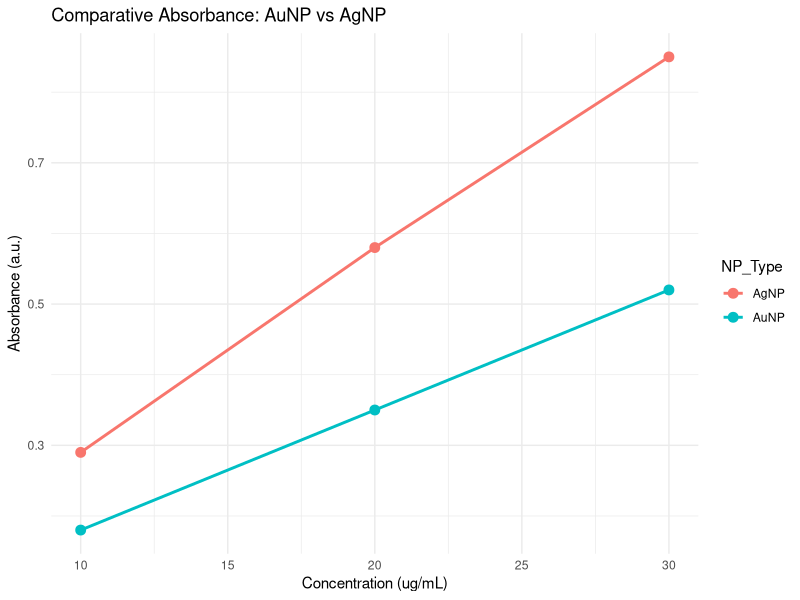

Source code (R):
#Description : Merges spectroscopic datasets for Gold (AuNP) and Silver (AgNP) nanoparticles, joins metadata, calculates summary statistics (mean & SD of absorbance), and generates a comparative line plot using ggplot2.

#_______________________________________________________
library(tidyverse)


au_data <- data.frame(
  Sample_ID = c("Au_1", "Au_2", "Au_3"),
  Concentration = c(10, 20, 30),
  Absorbance = c(0.18, 0.35, 0.52)
)


ag_data <- data.frame(
  Sample_ID = c("Ag_1", "Ag_2", "Ag_3"),
  Concentration = c(10, 20, 30),
  Absorbance = c(0.29, 0.58, 0.85)
)


np_info <- data.frame(
  Sample_ID = c("Au_1", "Au_2", "Au_3", "Ag_1", "Ag_2", "Ag_3"),
  NP_Type = c("AuNP", "AuNP", "AuNP", "AgNP", "AgNP", "AgNP")
)

all_data <- bind_rows(au_data, ag_data)
full_df <- left_join(np_info, all_data, by = "Sample_ID")

summary_table <- full_df %>% group_by(NP_Type) %>% summarise(mean_absorb = mean(Absorbance), sd_absorb = sd(Absorbance))

print(summary_table)

plot <- ggplot(full_df, aes(x = Concentration, y = Absorbance, color = NP_Type)) + geom_point(size = 3)+ geom_line(aes(group =NP_Type), size =1)+
labs( title = "Comparative Absorbance: AuNP vs AgNP", x = "Concentration (ug/mL)", y ="Absorbance (a.u.)") +
theme_minimal()
print(plot)
